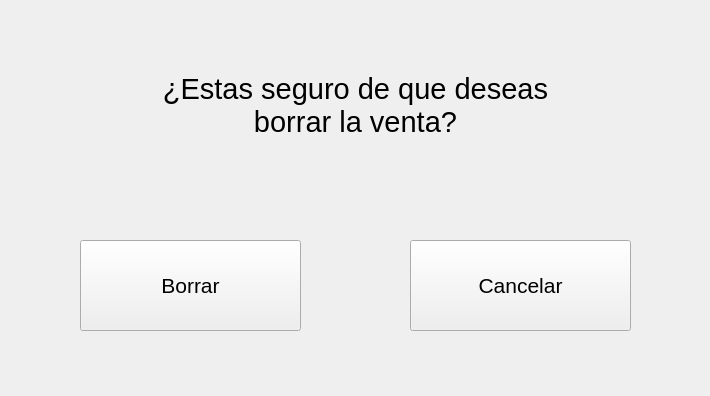
<?xml version="1.0" encoding="UTF-8"?>
<ui version="4.0">
 <class>MainWindow</class>
 <widget class="QMainWindow" name="MainWindow">
  <property name="enabled">
   <bool>true</bool>
  </property>
  <property name="geometry">
   <rect>
    <x>0</x>
    <y>0</y>
    <width>710</width>
    <height>396</height>
   </rect>
  </property>
  <property name="windowTitle">
   <string>MainWindow</string>
  </property>
  <widget class="QWidget" name="centralwidget">
   <widget class="QLabel" name="label_3">
    <property name="geometry">
     <rect>
      <x>850</x>
      <y>30</y>
      <width>191</width>
      <height>111</height>
     </rect>
    </property>
    <property name="font">
     <font>
      <pointsize>16</pointsize>
     </font>
    </property>
    <property name="text">
     <string/>
    </property>
    <property name="pixmap">
     <pixmap>:/prefijoNuevo/s.png</pixmap>
    </property>
    <property name="scaledContents">
     <bool>true</bool>
    </property>
   </widget>
   <widget class="QPushButton" name="pushButton_5">
    <property name="geometry">
     <rect>
      <x>80</x>
      <y>240</y>
      <width>221</width>
      <height>91</height>
     </rect>
    </property>
    <property name="font">
     <font>
      <pointsize>16</pointsize>
     </font>
    </property>
    <property name="text">
     <string>Borrar</string>
    </property>
   </widget>
   <widget class="QPushButton" name="pushButton_6">
    <property name="geometry">
     <rect>
      <x>410</x>
      <y>240</y>
      <width>221</width>
      <height>91</height>
     </rect>
    </property>
    <property name="font">
     <font>
      <pointsize>16</pointsize>
     </font>
    </property>
    <property name="text">
     <string>Cancelar</string>
    </property>
   </widget>
   <widget class="QLabel" name="label_2">
    <property name="geometry">
     <rect>
      <x>40</x>
      <y>30</y>
      <width>631</width>
      <height>151</height>
     </rect>
    </property>
    <property name="font">
     <font>
      <pointsize>22</pointsize>
     </font>
    </property>
    <property name="layoutDirection">
     <enum>Qt::LeftToRight</enum>
    </property>
    <property name="text">
     <string>¿Estas seguro de que deseas
borrar la venta?</string>
    </property>
    <property name="alignment">
     <set>Qt::AlignCenter</set>
    </property>
   </widget>
  </widget>
 </widget>
 <resources>
  <include location="../img/logo.qrc"/>
 </resources>
 <connections/>
</ui>
